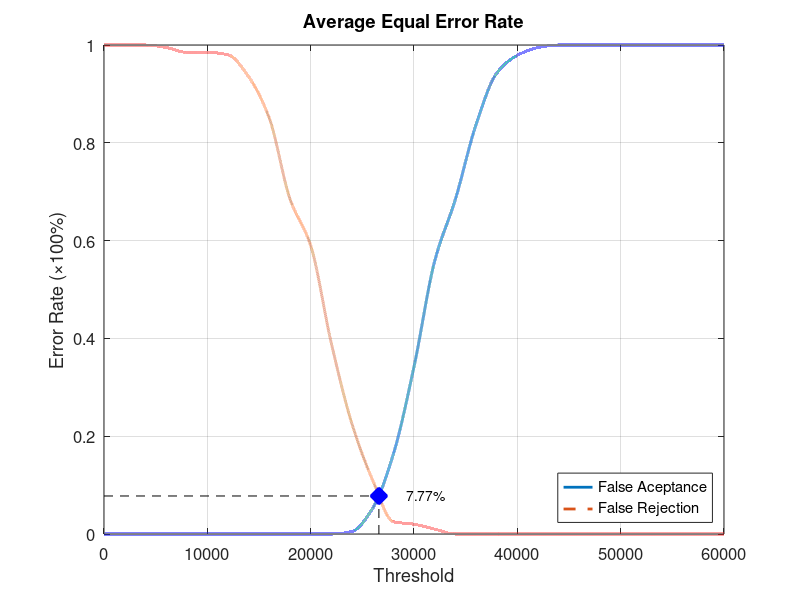
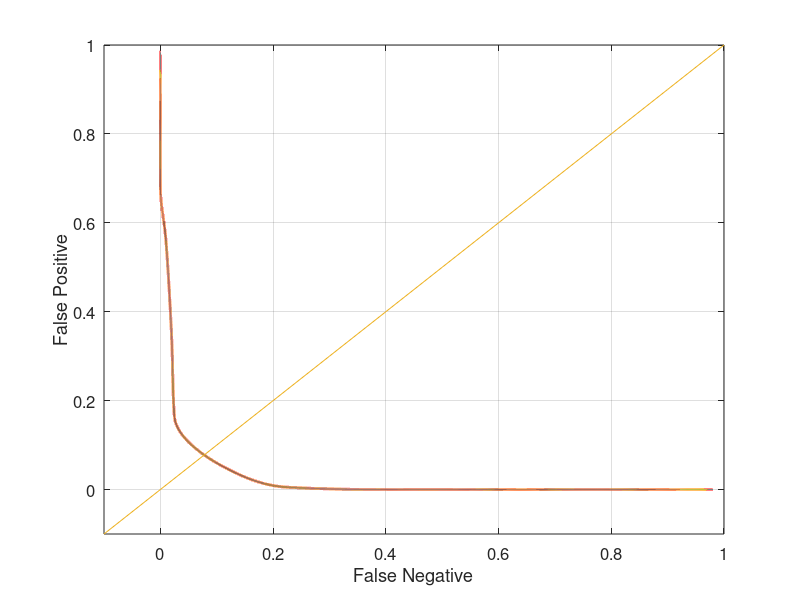

The MATLAB script that drew these images, in order:
function yEER = Database1_4
close all;
clear;
clc;
x = 0:2000:60000;
xq = 0:0.5:60000;

y0 = [0 0 0 0 0 0 0 0 0 0 0 0 0.00526316 0.0526316 0.163158 0.342105 0.557895 0.684211 0.836842 0.942105 0.978947 0.994737 1 1 1 1 1 1 1 1 1];
yy0 = interp1(x, y0, xq, 'pchip');
y1 = [1 1 1 0.995 0.985 0.985 0.98 0.935 0.85 0.685 0.59 0.39 0.225 0.11 0.025 0.02 0.01 0 0 0 0 0 0 0 0 0 0 0 0 0 0];
yy1 = interp1(x, y1, xq, 'pchip');

% Calculating EER: 
y2 = abs(y0 - y1);
find(y2 == min(y2))
yy2 = abs(yy0 - yy1);
xEER = find(yy2 == min(yy2));
xEERIndex = xq(xEER) % X-axis EER
yEER = yy0(xEER) % Y-axis EER

main = figure
plot(xq, yy0,'-','LineWidth', 2);	hold on
plot(xq, yy1,'--','LineWidth', 2);	hold on
plot([xEERIndex xEERIndex], [0 yEER], 'k--');	hold on
plot([0 xEERIndex], [yEER yEER], 'k--');	hold on
plot(xEERIndex, yEER, 'bx', 'LineWidth', 10);	hold on
text(xEERIndex + 10 * xEERIndex / 100, yEER, [num2str(round((10000 * yEER)) / 100) '%'])
legend('False Aceptance', 'False Rejection', 'Location', 'SouthEast')
xlabel('Threshold')
ylabel('Error Rate (\times100%)')
title('Average Equal Error Rate')
set(gca, 'FontSize', 12)
axis([0 60000 0 1])
grid on

print(main, 'Database1_4Main', '-dpng');
FNRxFPR = figure('Color', [1 1 1]);
plot(yy1, yy0, '-', yy1, yy0, 'LineWidth', 2);
hold on
y = -0.1:0.1:1
plot(y, y); 
set(gca, 'FontSize', 12)
xlabel('False Negative')
ylabel('False Positive')
axis([-0.1 1 -0.1 1])
set(gca, 'FontSize', 12)
grid on

print(FNRxFPR, 'Database1_4FNRxFPR','-dpng');
end
